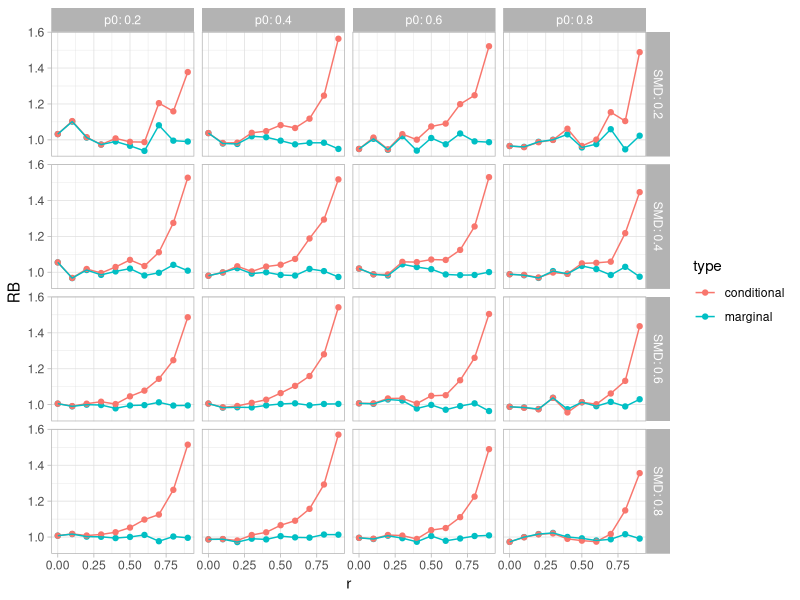

Write R code to recreate this figure.
## ---- chunk 1
logit <- function(x) log(x) - log(1 - x)

simulate_OR_to_SMD <- function(p0, SMD, r, n0, n1) {
  
  # simulate data
  trt <- c(rep(0, n0), rep(1, n1))
  Y <- rlogis(n0 + n1, location = logit(p0) + trt * SMD * pi / sqrt(3))
  X <- r * (Y - trt * SMD) * sqrt(3) / pi + rnorm(n0 + n1, sd = sqrt(1 - r^2))
  B <- Y > 0

  # calculate LORs
  logit_fit <- glm(B ~ trt + X, family = "binomial")
  LOR_marginal <- as.numeric(diff(logit(tapply(B, trt, mean))))
  LOR_logit <- coef(logit_fit)[["trt"]]
  LORs <- c(LOR_marginal, LOR_logit)
  
  # convert to SMDs
  SMDs <- LORs * sqrt(3) / pi
  
  data.frame(type = c("marginal","conditional"), LOR_est = LORs, SMD_est = SMDs)
} 

simulate_OR_to_SMD(p0 = 0.6, SMD = 0.4, r = 0.7, n0 = 10000, n1 = 10000)

## ---- chunk 2
library(tidyverse)

params <- 
  list(
    p0 = seq(0.2, 0.8, 0.2),
    SMD = seq(0.2, 0.8, 0.2),
    r = seq(0, 0.9, 0.1)
  ) %>%
  cross_df()

SMDs <- 
  params %>%
  mutate(res = pmap(., simulate_OR_to_SMD, n0 = 50000, n1 = 50000)) %>%
  unnest() %>%
  mutate(RB = SMD_est / SMD)

ggplot(SMDs, aes(r, RB, color = type)) + 
  geom_point() + geom_line() + 
  facet_grid(SMD ~ p0, labeller = "label_both") + 
  theme_light()
